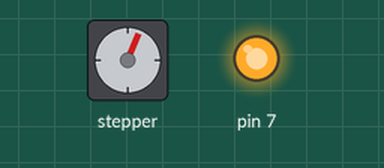
A sketch run on a simulated Arduino Uno, built with avr-gcc and run on an emulated ATmega328P. On the bench: stepper motor, output pins drawn as LEDs (lit = HIGH). Wiring (inferred from the names in the program): stepper motor driver (200 steps per turn assumed): step pin 13; direction pin 12. Pins used as bus, display or sensor lines are not drawn; what the sketch prints to the serial monitor is not drawn.

Above: at 2.4 s.
At 4.6 s:
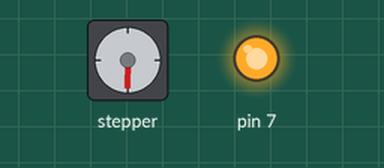
At 7.9 s:
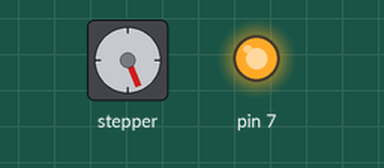
At 10.1 s:
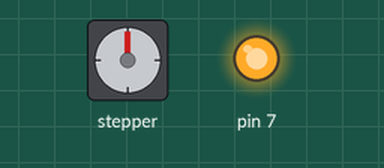
Timing chart, 0 to 11.6 s (numbered marks = the images above):
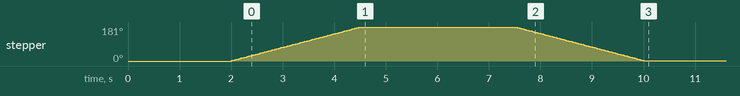

The sketch:

stepper_test_original.ino
```cpp
// testing a stepper motor with a Pololu A4988 driver board or equivalent
// on an Uno the onboard led will flash with each step
// as posted on Arduino Forum at http://forum.arduino.cc/index.php?topic=208905.0

byte directionPin = 12;
byte stepPin = 13;
int numberOfSteps = 100;
byte ledPin = 13;
int pulseWidthMicros = 10;  // microseconds
int millisbetweenSteps = 25; // milliseconds


void setup()
{

  Serial.begin(9600);
  Serial.println("Starting StepperTest");
  digitalWrite(ledPin, LOW);

  // B/c Anna says so
  pinMode(7, OUTPUT);
  digitalWrite(7, HIGH);

  delay(2000);

  pinMode(directionPin, OUTPUT);
  pinMode(stepPin, OUTPUT);
  pinMode(ledPin, OUTPUT);


  digitalWrite(directionPin, HIGH);
  for(int n = 0; n < numberOfSteps; n++) {
    digitalWrite(stepPin, HIGH);
    delayMicroseconds(pulseWidthMicros);
    digitalWrite(stepPin, LOW);

    delay(millisbetweenSteps);

    digitalWrite(ledPin, !digitalRead(ledPin));
  }

  delay(3000);


  digitalWrite(directionPin, LOW);
  for(int n = 0; n < numberOfSteps; n++) {
    digitalWrite(stepPin, HIGH);
    // delayMicroseconds(pulseWidthMicros); // probably not needed
    digitalWrite(stepPin, LOW);

    delay(millisbetweenSteps);

    digitalWrite(ledPin, !digitalRead(ledPin));
  }

}

void loop()
{

}
```
